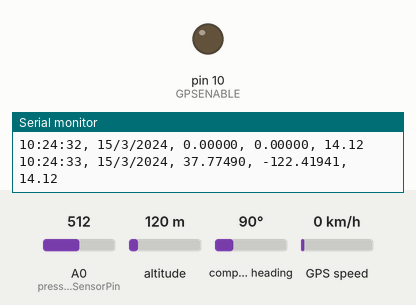
A sketch run on a simulated Arduino Uno, built with avr-gcc and run on an emulated ATmega328P. On the bench: output pins drawn as LEDs (lit = HIGH), the last lines printed to the serial monitor. The test bench sets the inputs (shaded band); at power-on: A0 (pressureSensorPin) = 512, altitude 120 m, compass heading 90°, GPS speed 0 km/h. The GPS gets a fix after 3 s at 37.7749, -122.4194 with 8 satellites.

Above: at 3.2 s.
3.3 s: A0 (pressureSensorPin) set to 159
4.8 s: A0 (pressureSensorPin) set to 133
At 6.0 s:
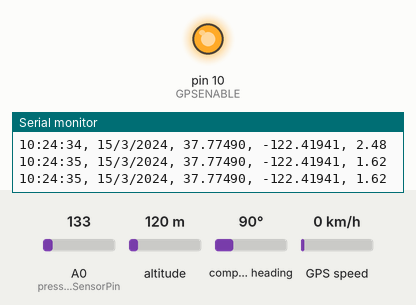
6.3 s: A0 (pressureSensorPin) set to 306
At 7.2 s:
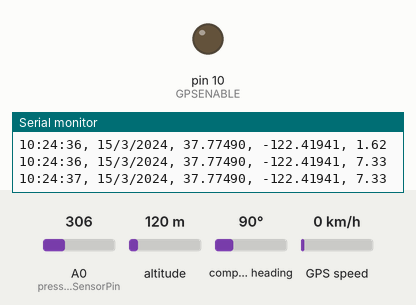
7.8 s: A0 (pressureSensorPin) set to 30
At 8.4 s:
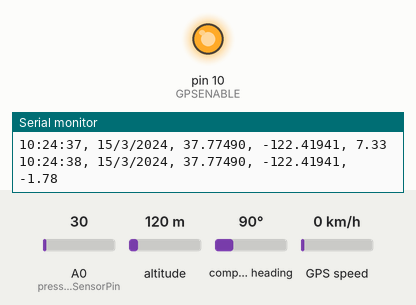
Timing chart, 0 to 10.3 s (numbered marks = the images above; inputs shaded):
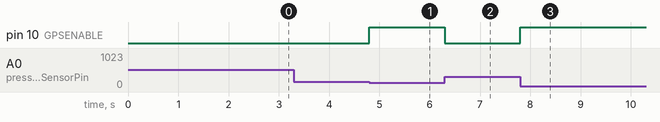

The sketch:

GPS_and_Pressure_Sensor.ino
```cpp
#include <Adafruit_GPS.h>
#include <SoftwareSerial.h>
#define GPSENABLE 10

//GPS TX on Digital 8
//GPS RX on Digital 7
SoftwareSerial mySerial(8, 7);
Adafruit_GPS GPS(&mySerial);

int pressureSensorPin = A0;
int measuredPressure = 0;
int baselinePressure = 84;


void setup() {
  pinMode(GPSENABLE, OUTPUT);
  Serial.begin(115200);
  delay(1000);
  Serial.println("Serial link established.");

  GPS.begin(9600);

  GPS.sendCommand(PMTK_SET_NMEA_OUTPUT_RMCONLY);
  GPS.sendCommand(PMTK_SET_NMEA_UPDATE_1HZ);
  GPS.sendCommand(PGCMD_ANTENNA);

  delay(1000);
  mySerial.println(PMTK_Q_RELEASE);

}

//milliseconds since the program started running.
//start timer after initialization
uint32_t timer = millis();

void loop() {
  char c = GPS.read();
  measuredPressure = analogRead(pressureSensorPin);
  float calculatedPressure = (measuredPressure - baselinePressure) * 0.033;

  if(calculatedPressure > 2.0){
    digitalWrite(GPSENABLE, LOW);
  }
  else{
    digitalWrite(GPSENABLE, HIGH);
  }


  // if a sentence is received, we can check the checksum, parse it...
  if (GPS.newNMEAreceived()) {
    // a tricky thing here is if we print the NMEA sentence, or data
    // we end up not listening and catching other sentences!
    // so be very wary if using OUTPUT_ALLDATA and trytng to print out data
    //Serial.println(GPS.lastNMEA());   // this also sets the newNMEAreceived() flag to false

    if (!GPS.parse(GPS.lastNMEA()))   // this also sets the newNMEAreceived() flag to false
      return;  // we can fail to parse a sentence in which case we should just wait for another
  }


  //this only updates every one second
  if (millis() - timer > 500) {
    timer = millis(); // reset the timer

    if (GPS.hour < 10) {
      Serial.print('0');
    }
    Serial.print(GPS.hour, DEC); Serial.print(':');
    if (GPS.minute < 10) {
      Serial.print('0');
    }
    Serial.print(GPS.minute, DEC); Serial.print(':');
    if (GPS.seconds < 10) {
      Serial.print('0');
    }
    Serial.print(GPS.seconds, DEC);
    Serial.print(", ");
    Serial.print(GPS.day, DEC); Serial.print('/');
    Serial.print(GPS.month, DEC); Serial.print("/20");
    Serial.print(GPS.year, DEC);

    Serial.print(", ");
    //GPS.latitude or GPS.longitude give the numerical value
    //GPS.lat or GPS.long gives the N/S/E/W letter
    //GPS.latitudeDegrees and GPS.longitudeDegrees gives the degrees in a signed float
    Serial.print(GPS.latitudeDegrees, 5);
    Serial.print(", ");
    Serial.print(GPS.longitudeDegrees, 5);
    Serial.print(", ");
    Serial.println(calculatedPressure);

  }
}
```

Measured:
- the behaviour switches between 145 and 144 on A0 (pressureSensorPin) (found by bisection; images 0 and 1)
- after the input at 4.8 s, pin 10 (GPSENABLE): LOW → HIGH at once
- after the input at 6.3 s, pin 10 (GPSENABLE): HIGH → LOW at once
- after the input at 7.8 s, pin 10 (GPSENABLE): LOW → HIGH at once
